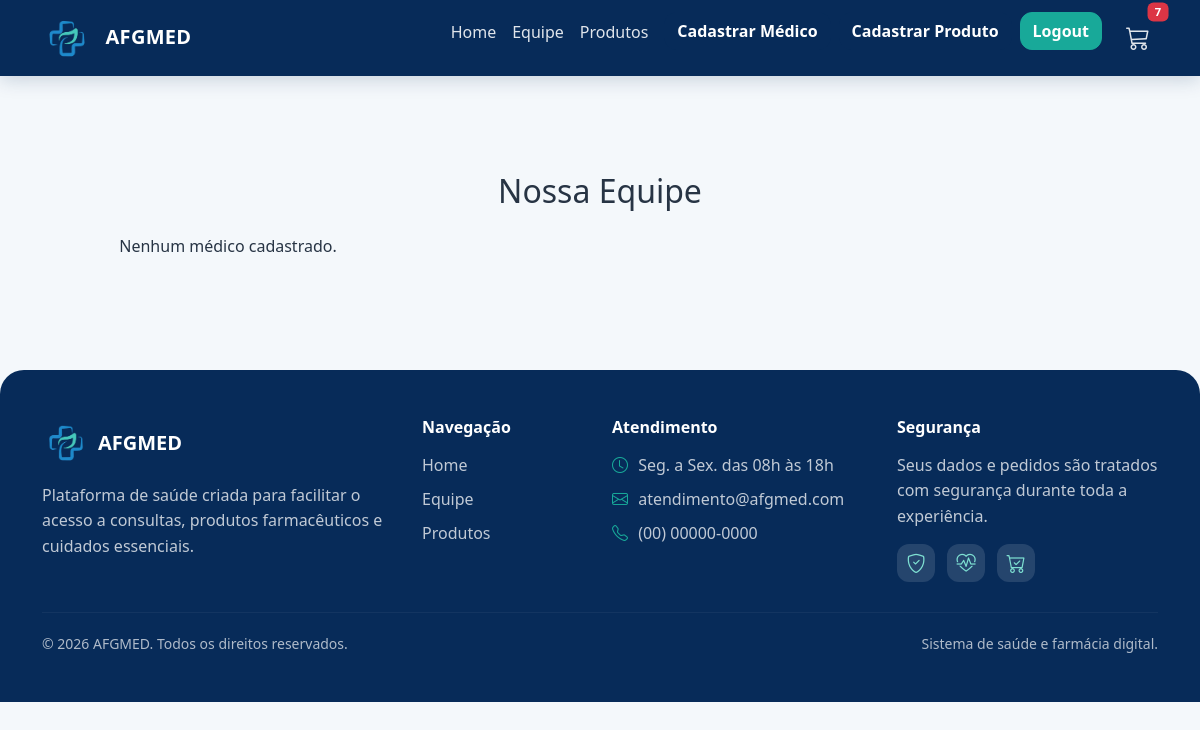
/medicos (signed in), run on an earlier commit of the app's database.
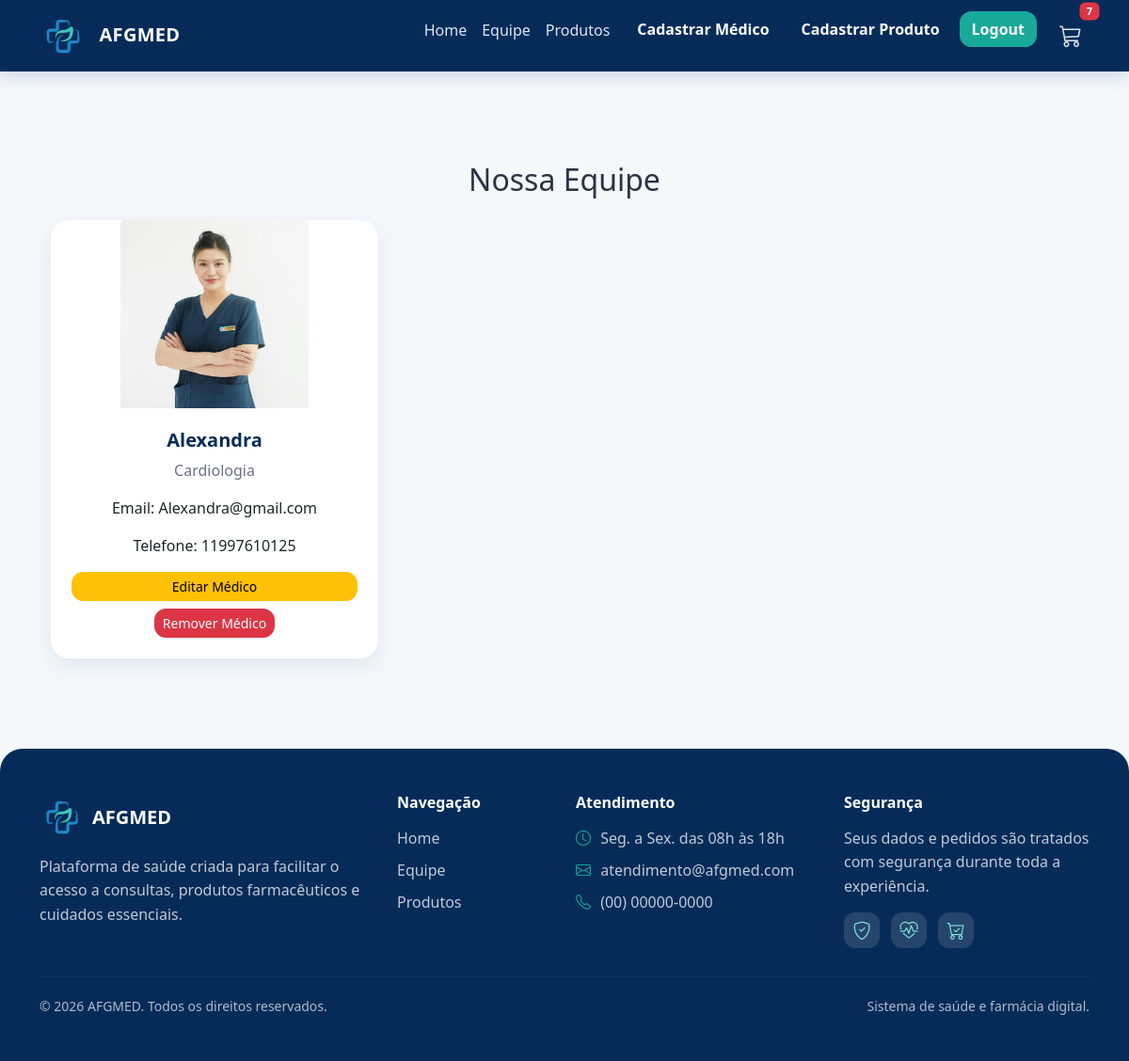
And on a later commit of the database.
### projetoafgmed/models.py (models this page shows)
class Medico(database.Model):
    id = database.Column(database.Integer, primary_key=True)
    nome = database.Column(database.String, nullable=False)
    especialidade = database.Column(database.String, nullable=False)
    email = database.Column(database.String)
    telefone = database.Column(database.String)
    foto = database.Column(database.String, default="default.jpg")
    data_criacao = database.Column(database.DateTime, nullable=False, default=datetime.utcnow)

### projetoafgmed/routes.py (the view)
@app.route("/medicos")
@login_required
def medicos():
    return render_template("medicos.html", medicos=Medico.query.all())

### projetoafgmed/models.py (called while the page is built)
@login_manager.user_loader
def load_usuario(id_usuario):
    return Usuario.query.get(int(id_usuario))

### projetoafgmed/routes.py (called while the page is built, shortened)
@app.context_processor
def carrinho_global():
    if current_user.is_authenticated:
        carrinho = Carrinho.query.filter_by(
            id_usuario=current_user.id,
            status="ativo"
        ).first()
        itens = carrinho.itens if carrinho else []
        total = sum(item.quantidade * item.preco_unitario for item in itens)
        quantidade = sum(item.quantidade for item in itens)
        return {
            "carrinho": carrinho,
            "itens_carrinho": itens,
            "total_carrinho": total,
            "quantidade_carrinho": quantidade
        }

### projetoafgmed/templates/medicos.html (shortened to what this page needs)
{% extends "base.html" %}
{% block content %}
<div class="container py-5">
    <h2 class="mb-4 text-center">Nossa Equipe</h2>
    <div class="row row-cols-1 row-cols-md-3 g-4">
        {% for medico in medicos %}
        <div class="col">
            <div class="card h-100 text-center shadow-sm">
                <div class="card-img-container">
                    <img src="{{ url_for('static', filename='fotos_medicos/' ~ medico.foto) }}"
                         class="card-img-top"
                         alt="{{ medico.nome }}">
                </div>
                <div class="card-body d-flex flex-column">
                    <h5 class="card-title fw-bold">{{ medico.nome }}</h5>
                    <p class="text-muted">{{ medico.especialidade }}</p>
                    <p>Email: {{ medico.email }}</p>
                    <p>Telefone: {{ medico.telefone }}</p>
                    {% if current_user.is_admin %}
                    <div class="mt-auto d-grid gap-2">
                        <a href="{{ url_for('editar_medico', id_medico=medico.id) }}" class="btn btn-sm btn-warning">
                            Editar Médico
                        </a>
                        <form action="{{ url_for('remover_medico', id_medico=medico.id) }}" method="post">
                            <button type="submit" class="btn btn-sm btn-danger"
                                    onclick="return confirm('Deseja realmente remover este médico?');">
                                Remover Médico
                            </button>
                        </form>
                    </div>
                    {% endif %}
                </div>
            </div>
        </div>
        {% else %}
        <p class="text-center">Nenhum médico cadastrado.</p>
        {% endfor %}
    </div>
</div>
{% endblock %}

### projetoafgmed/templates/base.html (shortened to what this page needs)
<!DOCTYPE html>
<html lang="pt-br">
<head>
    <link href="https://cdn.jsdelivr.net/npm/bootstrap@5.3.8/dist/css/bootstrap.min.css" rel="stylesheet">
    <link rel="stylesheet" href="https://cdn.jsdelivr.net/npm/bootstrap-icons@1.11.3/font/bootstrap-icons.css">
    <link rel="stylesheet" href="{{ url_for('static', filename='css/style.css') }}">
</head>
<body>
<nav class="navbar navbar-expand-lg navbar-dark bg-dark">
    <div class="container">
        <a class="navbar-brand" href="{{ url_for('homepage') }}">
            <img src="{{ url_for('static', filename='imagens/logo.jpg') }}" alt="Logo" width="50" class="me-2">
            AFGMED
        </a>
        <div class="collapse navbar-collapse" id="navbarNav">
            <ul class="navbar-nav ms-auto">
                <li class="nav-item">
                    <a class="nav-link" href="{{ url_for('homepage') }}">Home</a>
                </li>
                <li class="nav-item">
                    <a class="nav-link" href="{{ url_for('medicos') }}">Equipe</a>
                </li>
                <li class="nav-item">
                    <a class="nav-link" href="{{ url_for('produtos') }}">Produtos</a>
                </li>
                {% if current_user.is_authenticated %}
                    {% if current_user.is_admin %}
                        <li class="nav-item ms-2">
                            <a class="btn btn-primary" href="{{ url_for('cadastro_medico') }}">Cadastrar Médico</a>
                        </li>
                        <li class="nav-item ms-2">
                            <a class="btn btn-primary" href="{{ url_for('cadastro_produto') }}">Cadastrar Produto</a>
                        </li>
                    {% endif %}
                    <li class="nav-item ms-2">
                        <a class="btn btn-success" href="{{ url_for('logout') }}">Logout</a>
                    </li>
                {% endif %}
                <li class="nav-item position-relative ms-3">
                    <a class="nav-link" href="#" data-bs-toggle="offcanvas" data-bs-target="#carrinhoLateral" aria-controls="carrinhoLateral">
                        <i class="bi bi-cart3" style="font-size: 1.5rem;"></i>
                        {% if carrinho %}
                            <span class="badge bg-danger position-absolute top-0 start-100 translate-middle">
                                {{ quantidade_carrinho }}
                            </span>
                        {% endif %}
                    </a>
                </li>
            </ul>
        </div>
    </div>
</nav>
<main class="container mt-5">
    {% block content %}{% endblock %}
</main>
<footer class="footer-afg mt-5">
    <div class="container py-5">
        <div class="row g-4">
            <div class="col-md-4">
                <div class="d-flex align-items-center mb-3">
                    <img src="{{ url_for('static', filename='imagens/logo.jpg') }}"
                         alt="Logo AFGMED"
                         width="48"
                         class="footer-logo me-2">
                    <h5 class="mb-0 fw-bold">AFGMED</h5>
                </div>
                <p class="footer-text">
                    Plataforma de saúde criada para facilitar o acesso a consultas,
                    produtos farmacêuticos e cuidados essenciais.
                </p>
            </div>
            <div class="col-md-2">
                <h6 class="footer-title">Navegação</h6>
                <ul class="footer-links">
                    <li><a href="{{ url_for('homepage') }}">Home</a></li>
                    <li><a href="{{ url_for('medicos') }}">Equipe</a></li>
                    <li><a href="{{ url_for('produtos') }}">Produtos</a></li>
                </ul>
            </div>
            <div class="col-md-3">
                <h6 class="footer-title">Atendimento</h6>
                <ul class="footer-links">
                    <li><i class="bi bi-clock"></i> Seg. a Sex. das 08h às 18h</li>
                    <li><i class="bi bi-envelope"></i> atendimento@afgmed.com</li>
                    <li><i class="bi bi-telephone"></i> (00) 00000-0000</li>
                </ul>
            </div>
            <div class="col-md-3">
                <h6 class="footer-title">Segurança</h6>
                <p class="footer-text">
                    Seus dados e pedidos são tratados com segurança durante toda a experiência.
                </p>
                <div class="footer-icons">
                    <i class="bi bi-shield-check"></i>
                    <i class="bi bi-heart-pulse"></i>
                    <i class="bi bi-cart-check"></i>
                </div>
            </div>
        </div>
        <hr class="footer-line">
        <div class="d-flex flex-column flex-md-row justify-content-between align-items-center gap-2">
            <small>© 2026 AFGMED. Todos os direitos reservados.</small>
            <small>Sistema de saúde e farmácia digital.</small>
        </div>
    </div>
</footer>
</body>
</html>

### projetoafgmed/static/css/style.css (style rules this page uses)
body { background: #f4f8fb; color: #273444; font-family: 'Segoe UI', Tahoma, Geneva, Verdana, sans-serif; }
.navbar { background: #072B59 !important; box-shadow: 0 4px 18px rgba(7, 43, 89, 0.18); }
.navbar-brand { font-weight: 700; letter-spacing: .3px; }
.navbar-brand img { border-radius: 10px; object-fit: cover; }
.navbar .nav-link { color: rgba(255, 255, 255, .88) !important; font-weight: 500; }
.btn { border-radius: 12px; transition: .2s ease; }
.btn-primary { background-color: #072B59; border-color: #072B59; font-weight: 700; }
.btn-success { background-color: #18A999; border-color: #18A999; font-weight: 700; }
.card { border: none; border-radius: 20px; overflow: hidden; transition: .25s ease; box-shadow: 0 8px 24px rgba(7,43,89,.08) !important; }
.card-body { padding: 22px; }
.card-title { color: #072B59; }
.card-img-top { background: linear-gradient(180deg, #eef7fb, #ffffff); }
.text-muted { color: #6b7280 !important; }
.badge.bg-danger { font-size: 0.7rem; }
.footer-afg { background: #072B59; color: #ffffff; border-radius: 24px 24px 0 0; }
.footer-logo { border-radius: 10px; object-fit: cover; }
.footer-text { color: rgba(255, 255, 255, 0.75); line-height: 1.6; margin-bottom: 0; }
.footer-title { font-weight: 700; margin-bottom: 15px; color: #ffffff; }
.footer-links { list-style: none; padding: 0; margin: 0; }
.footer-links li { margin-bottom: 10px; color: rgba(255, 255, 255, 0.75); }
.footer-links a { color: rgba(255, 255, 255, 0.75); text-decoration: none; transition: .2s ease; }
.footer-links i { color: #18A999; margin-right: 6px; }
.footer-icons { display: flex; gap: 12px; margin-top: 15px; }
.footer-icons i { width: 38px; height: 38px; background: rgba(255, 255, 255, 0.12); color: #7ee0d2; border-radius: 12px; display: grid; place-items: center; font-size: 1.2rem; }
.footer-line { border-color: rgba(255, 255, 255, 0.18); margin: 30px 0 20px; }
.footer-afg small { color: rgba(255, 255, 255, 0.68); }
.card-img-container { width: 100%; height: 200px; overflow: hidden; display: flex; justify-content: center; align-items: center; }
.card-img-container img { width: auto; height: 100%; object-fit: cover; }

What changed in the data, as far as the page shows it:
added Medico: foto (picture), nome "Alexandra", especialidade "Cardiologia", email "Alexandra@gmail.com", telefone "11997610125"
Also different on the page:
text no longer shown: "Nenhum médico cadastrado."
